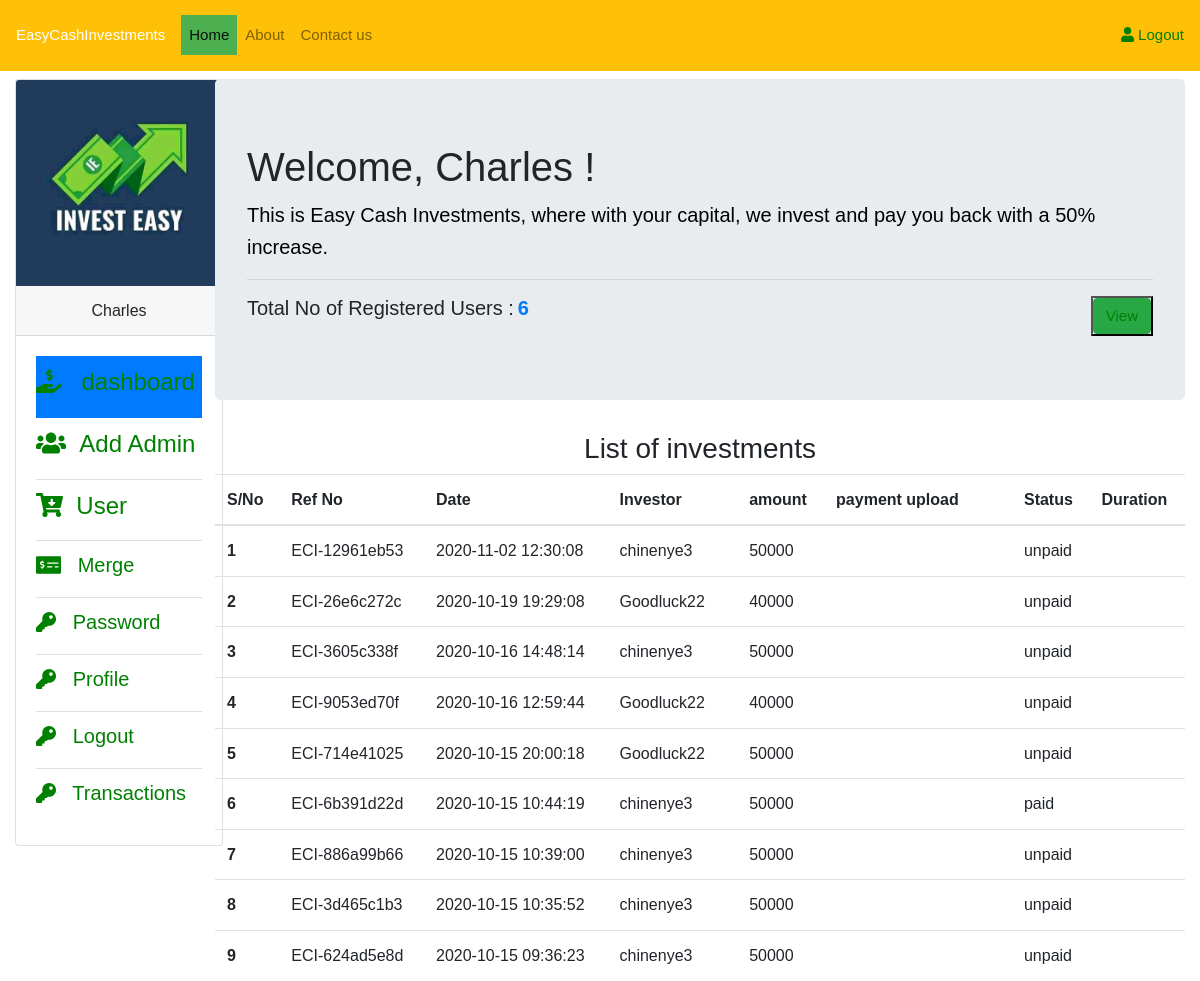
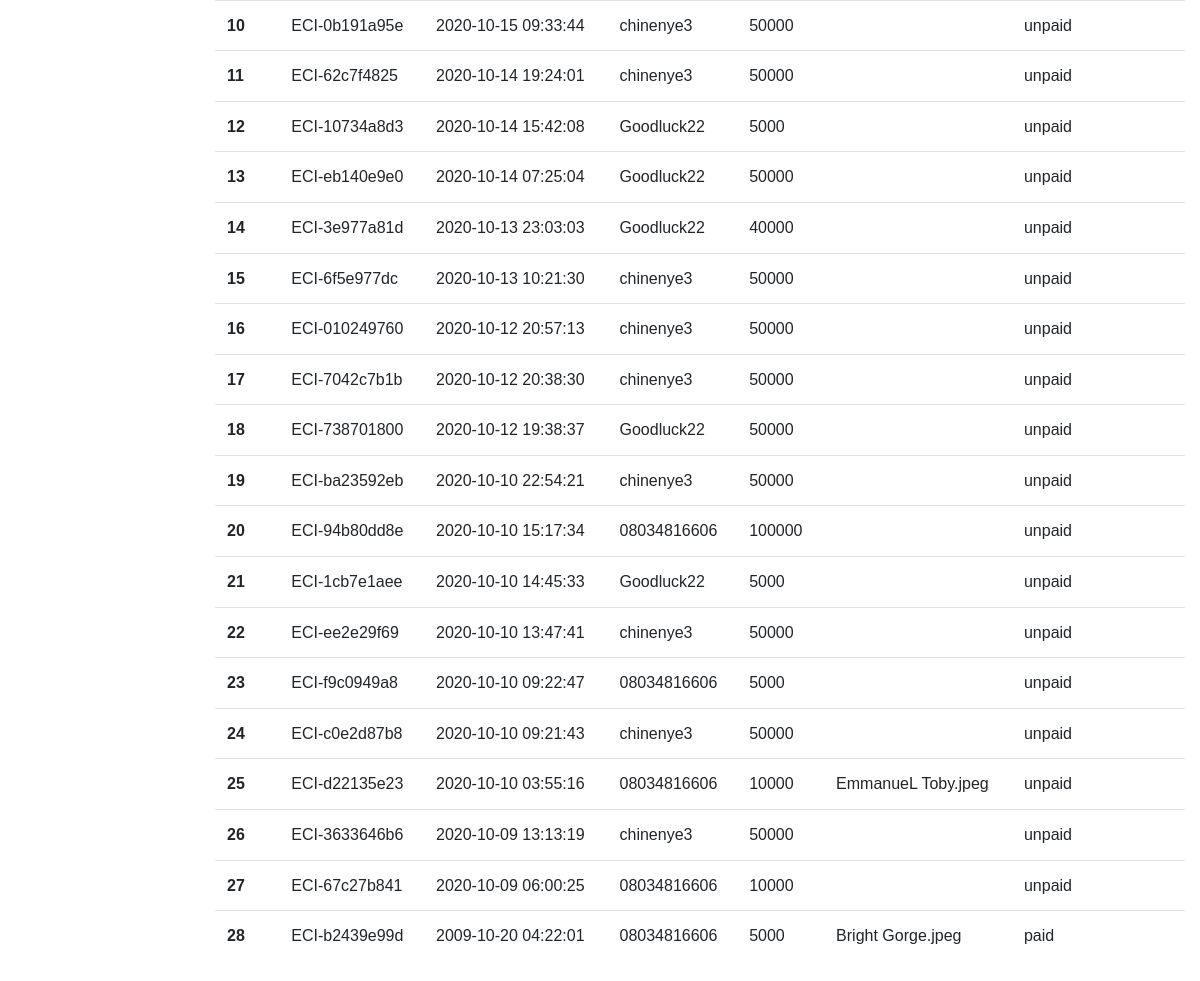
Screenshot of /admin/index.php (signed in) with the database file from the repository (2 pictures, top to bottom).
### tables this page shows
CREATE TABLE `invest` (
  `invest_id` int(22) NOT NULL,
  `ref_no` varchar(255) NOT NULL,
  `uname` varchar(255) NOT NULL,
  `amount` varchar(255) NOT NULL,
  `date` datetime NOT NULL,
  `amt_status` varchar(255) NOT NULL,
  `mer_status` varchar(255) NOT NULL,
  `upload` varchar(255) NOT NULL
);

### admin/index.php (the view, shortened to what this page needs)
   <?php
   include('includes/config.php');
   if(!isset($_SESSION['email'])){
     echo"<script>window.open('login.php','_self')</script>";
   }
   else{
   $email = $_SESSION['email']
   ?>
   <!DOCTYPE html>
    <html>
    <head>
      <link rel="stylesheet" href="assets/bootstrap.min.css" type="text/css">
      <link rel="stylesheet" href="assets/all.min.css" type="text/css">
      <link rel="stylesheet" href="assets/style.css">
      <link rel="stylesheet" href="assets/jsgrid-theme.min.css">
      <link rel="stylesheet" href="assets/jsgrid.min.css">
    </head>
    <body>
    <nav class="navbar navbar-expand-lg navbar-light bg-warning">
      <a class="navbar-brand text-white " href="index.php">EasyCashInvestments</a>
      <div class="collapse navbar-collapse" id="navbarSupportedContent">
        <ul class="navbar-nav mr-auto">
            <li class="nav-item active">
              <a class="nav-link" href="index.php">Home <span class="sr-only">(current)</span></a>
           </li>
           <li class="nav-item">
            <a class="nav-link" href="#about">About</a>
          </li>
          <li class="nav-item">
            <a class="nav-link" href="invest.php">Contact us</a>
          </li>
        </ul>
           <ul class="text-inline my-2 my-lg-0">
             <li class="nav-item">
              <a class="btn btn-success dropdown-item" href="logout.php"><i class="fa fa-user"></i>&nbsp;Logout</a>
          </li>
           </ul>
      </div>
    </nav>
    <div class="container-fluid">
      <div class="row">
          <div class="col-md-2 mt-2 mb-1">
              <div class="card" style="width: 13rem;">
                <img src="../g1.jpg" class="card-img-top" alt="...">
                <div class="card-header text-center">
                 <?php
                 if(isset($_SESSION['email'])){
                    $get_name = "SELECT * FROM admin WHERE email = '$email'";
                    $name_query = mysqli_query($conn, $get_name);
                    while($name_row = mysqli_fetch_assoc($name_query)){
                        $fname = $name_row['fname'];
                        echo"$fname";
                    }
                 }
                  ?>
                </div>
                <div class="card-body">
                   <ul class="list-group list-group-flush">
                      <?php
                      if(isset($_SESSION['email'])){
                    $email = $_SESSION['email'];
                    $get_level = "SELECT * FROM admin WHERE email = '$email'";
                    $level_query = mysqli_query($conn, $get_level);
                    while($level_row = mysqli_fetch_assoc($level_query)){
                          if($level ="super"){
                             echo"
                              <li class='active list-group-item font-weight-bold  px-0'><a href='index.php'><h4><i class='fas fa-hand-holding-usd'></i> &nbsp; dashboard</h4></a></li>
                             <li class='list-group-item font-weight-bold  px-0'>
                             <a href='admin.php'><h4><i class='fas fa-users'></i> &nbsp;Add Admin</h4></a>
                             </li>
                      <li class='list-group-item font-weight-bold  px-0'><a href='user.php'><h4><i class='fas fa-cart-arrow-down'></i> &nbsp;User</h4></a></li>
                     <li class='list-group-item font-weight-bold  px-0'><a href='merging.php'><h5><i class='fas fa-money-check-alt'></i> &nbsp; Merge </h5></a></li>
                       <li class='list-group-item font-weight-bold  px-0'><a href='password.php'><h5><i class='fas fa-key'></i> &nbsp; Password</h5></a></li>
                       <li class='list-group-item font-weight-bold px-0'><a href='profile.php'><h5><i class='fas fa-key'></i> &nbsp; Profile</h5></a></li>
                       <li class='list-group-item font-weight-bold px-0'><a href='logout.php'><h5><i class='fas fa-key'></i> &nbsp; Logout</h5></a></li>
                       <li class='list-group-item font-weight-bold px-0'><a href='transaction.php'><h5><i class='fas fa-key'></i> &nbsp; Transactions</h5></a></li>
                       ";
                          }
                    }
                      }
                      ?>
                      </ul>
               </div>
              </div>
          </div>
          <div class="col-md-10 mt-2 mb-1">
              <div class="jumbotron">
                  <?php
                 if(isset($_SESSION['email'])){
                    $email = $_SESSION['email'];
                    $get_name = "SELECT * FROM admin WHERE email = '$email'";
                    $name_query = mysqli_query($conn, $get_name);
                    while($name_row = mysqli_fetch_assoc($name_query)){
                        $fname = $name_row['fname'];
                        echo"<h1 class='display-5'>Welcome, $fname!</h1>";
                    }
                 }
                  ?>
                 <p class="lead">This is Easy Cash Investments, where with your capital, we invest and pay you back with a 50% increase.
                 </p>
                <hr>
                <div class="d-flex justify-content-between">
                    <?php
                         $get_alluser = "SELECT * FROM user  ORDER BY 1 DESC";
                         $user_query = mysqli_query($conn,$get_alluser);
                         $user_count = mysqli_num_rows($user_query);
                         echo"
                         <h5>Total No of Registered Users :<span class='ml-1 font-weight-bold text-primary'>$user_count </span> </h5>
                         ";
               ?>
                    <button><a href="user.php" class="btn btn-success">View</a></button>
                </div>
          </div>
              <div class="table-responsive">
                  <h3 align="center">List of investments</h3>
                  <div id="jsGrid">
                       <table class="table table-hover">
                         <thead>
                            <tr>
                              <th scope="col">S/No</th>
                              <th scope="col">Ref No</th>
                              <th scope="col">Date</th>
                              <th scope="col">Investor</th>
                              <th scope="col">amount</th>
                              <th scope="col">payment upload</th>
                              <th scope="col">Status</th>
                              <th scope="col">Duration</th>
                            </tr>
                       </thead>
                       <tbody>
        <?php
             $i=1;
           $get_allinvest = "SELECT * FROM invest  ORDER BY 1 DESC";
           $invest_query = mysqli_query($conn,$get_allinvest);
           while($invest_row = mysqli_fetch_assoc($invest_query)){
            $ref_no = $invest_row['ref_no'];
            $uname = $invest_row['uname'];
            $amount = $invest_row['amount'];
            $amt_status = $invest_row['amt_status'];
            $upload = $invest_row['upload'];
            $date = $invest_row['date'];
            echo"
               <tr>
                   <th scope='row'>$i</th>
                   <td>$ref_no</td>
                   <td>$date</td>
                   <td>$uname</td>
                   <td>$amount</td>
                   <td>$upload</td>
                   <td>$amt_status</td>
                   <td></td>
               </tr>
            ";
            $i++;
           }
        ?>
                       </tbody>
                </table>
                  </div>
              </div>
          </div>
     </div>
 </div>
  </body>
</html>
<?php
}

### admin/assets/style.css (style rules this page uses)
* { padding:0; margin:0; }
html { background-color: tan; }
body { font:16px/1.6 Arial, sans-serif; }
.active { background-color: #4CAF50; color: white; }
h4 { font: bold; color: green; }
p { color: black; font-size: 17px; }
ul { margin: 0; padding: 0; top: 2em; left: 1em }
ul { text-decoration: none }
a:link { color: green; font-size: 15px; }
.nav-item { list-style-type: none; }
.dropdown-item { padding:1.0rem 0 !important; }
.list-group-item { list-style-type: none; text-decoration: none; }

### rows the page displays
invest: ref_no "ECI-12961eb53", date "2020-11-02 12:30:08", uname "chinenye3", amount "50000", amt_status "unpaid"
invest: ref_no "ECI-26e6c272c", date "2020-10-19 19:29:08", uname "Goodluck22", amount "40000", amt_status "unpaid"
invest: ref_no "ECI-3605c338f", date "2020-10-16 14:48:14", uname "chinenye3", amount "50000", amt_status "unpaid"
invest: ref_no "ECI-9053ed70f", date "2020-10-16 12:59:44", uname "Goodluck22", amount "40000", amt_status "unpaid"
invest: ref_no "ECI-714e41025", date "2020-10-15 20:00:18", uname "Goodluck22", amount "50000", amt_status "unpaid"
invest: ref_no "ECI-6b391d22d", date "2020-10-15 10:44:19", uname "chinenye3", amount "50000", amt_status "paid"
invest: ref_no "ECI-886a99b66", date "2020-10-15 10:39:00", uname "chinenye3", amount "50000", amt_status "unpaid"
invest: ref_no "ECI-3d465c1b3", date "2020-10-15 10:35:52", uname "chinenye3", amount "50000", amt_status "unpaid"
invest: ref_no "ECI-624ad5e8d", date "2020-10-15 09:36:23", uname "chinenye3", amount "50000", amt_status "unpaid"
invest: ref_no "ECI-0b191a95e", date "2020-10-15 09:33:44", uname "chinenye3", amount "50000", amt_status "unpaid"
invest: ref_no "ECI-62c7f4825", date "2020-10-14 19:24:01", uname "chinenye3", amount "50000", amt_status "unpaid"
invest: ref_no "ECI-10734a8d3", date "2020-10-14 15:42:08", uname "Goodluck22", amount "5000", amt_status "unpaid"
invest: ref_no "ECI-eb140e9e0", date "2020-10-14 07:25:04", uname "Goodluck22", amount "50000", amt_status "unpaid"
invest: ref_no "ECI-3e977a81d", date "2020-10-13 23:03:03", uname "Goodluck22", amount "40000", amt_status "unpaid"
invest: ref_no "ECI-6f5e977dc", date "2020-10-13 10:21:30", uname "chinenye3", amount "50000", amt_status "unpaid"
invest: ref_no "ECI-010249760", date "2020-10-12 20:57:13", uname "chinenye3", amount "50000", amt_status "unpaid"
invest: ref_no "ECI-7042c7b1b", date "2020-10-12 20:38:30", uname "chinenye3", amount "50000", amt_status "unpaid"
invest: ref_no "ECI-738701800", date "2020-10-12 19:38:37", uname "Goodluck22", amount "50000", amt_status "unpaid"
invest: ref_no "ECI-ba23592eb", date "2020-10-10 22:54:21", uname "chinenye3", amount "50000", amt_status "unpaid"
invest: ref_no "ECI-94b80dd8e", date "2020-10-10 15:17:34", uname "08034816606", amount "100000", amt_status "unpaid"
invest: ref_no "ECI-1cb7e1aee", date "2020-10-10 14:45:33", uname "Goodluck22", amount "5000", amt_status "unpaid"
invest: ref_no "ECI-ee2e29f69", date "2020-10-10 13:47:41", uname "chinenye3", amount "50000", amt_status "unpaid"
invest: ref_no "ECI-f9c0949a8", date "2020-10-10 09:22:47", uname "08034816606", amount "5000", amt_status "unpaid"
invest: ref_no "ECI-c0e2d87b8", date "2020-10-10 09:21:43", uname "chinenye3", amount "50000", amt_status "unpaid"
invest: ref_no "ECI-d22135e23", date "2020-10-10 03:55:16", uname "08034816606", amount "10000", upload "EmmanueL Toby.jpeg", amt_status "unpaid"
invest: ref_no "ECI-3633646b6", date "2020-10-09 13:13:19", uname "chinenye3", amount "50000", amt_status "unpaid"
invest: ref_no "ECI-67c27b841", date "2020-10-09 06:00:25", uname "08034816606", amount "10000", amt_status "unpaid"
invest: ref_no "ECI-b2439e99d", date "2009-10-20 04:22:01", uname "08034816606", amount "5000", upload "Bright Gorge.jpeg", amt_status "paid"

### other values shown
$fname "Charles"
$user_count "6"
